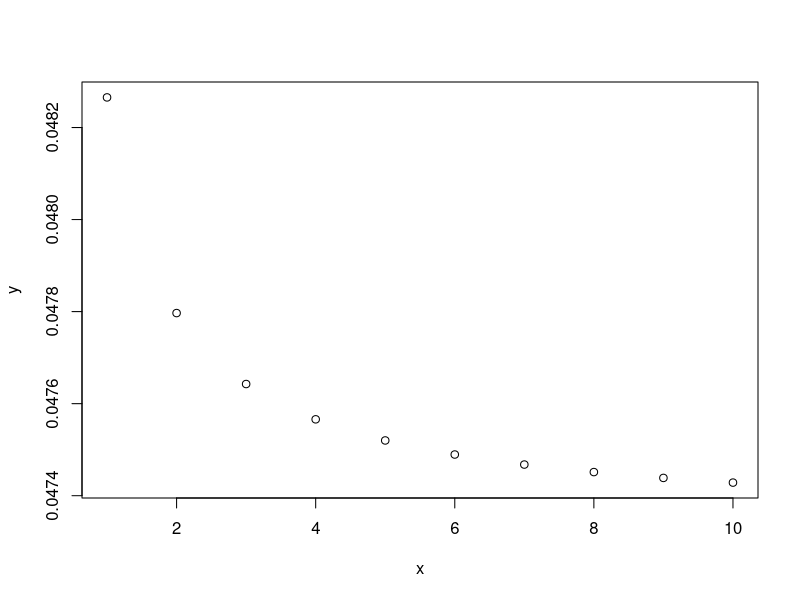
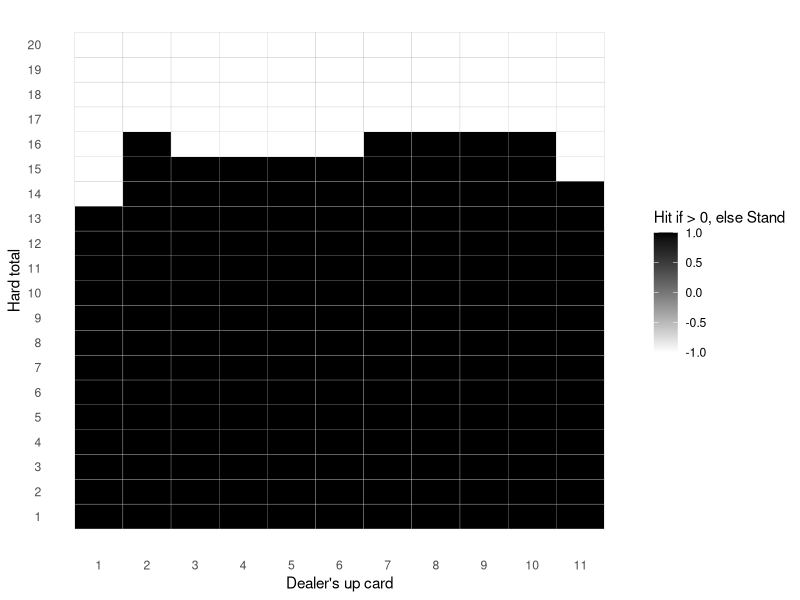

Source code (R) for these figures, in order:
## ---- chunk 1
knitr::opts_chunk$set(echo = TRUE)
## ---- chunk 2
x = 1:10
y = (choose(4*x, 1) * choose(16*x, 1)) / choose(52*x, 2)

plot(x, y)
## ---- chunk 3
# Current face up card of the dealer. Additionally, we assume the dealer has already checked for blackjack on the hole card
dealer_up_card = 10

# The expected sum of the dealer's cards for which to calculate the probability
target_dealer_value = 19

# Total number of decks in the game
# Assumption: The current face up cards (both dealer's and players') currently do neither affect the available cards, nor the probability for each card, that we assume as stated before, 16/52 for each ten-valued card, 4/52 for each non-ten-valued card
num_decks = 1

# If true, the dealer stands if it has a soft 17
soft_stands = FALSE
## ---- chunk 4
# This function computes all possible ordered card extractions that give the expected value
# Note that cards are ordered by their value, so here we're missing possible permutations
# Additionally, no constraints are checked, like available cards, blackjack, dealer stand
find_combinations <- function(values, target) {
  find_recursive <- function(subset, remaining_values, target) {
    # If we reached the target, end the branch here
    if (sum(subset) == target) {
      return(list(subset))
    }
    # If we're above the target, the entire branch is not valid
    if (sum(subset) > target) {
      return(list())
    }
    
    solutions = list()
    
    # Loop for each remaining value
    for (i in seq_along(remaining_values)) {
      new_subset = c(subset, remaining_values[i])
      # Try a branch with this value
      solutions = c(solutions, find_recursive(new_subset, remaining_values[i:length(remaining_values)], target))
    }
    
    return(solutions)
  }
  
  return(find_recursive(c(), values, target))
}

# Helper function that, given some extraction paths (branches) and the amount of each card, returns only the paths that do not exceed the available amount for each card 
remove_paths_exceeding_cards <- function(paths, available_cards) {
  return(Filter(function(path) {
      used_cards = c(rep(0, length(available_cards)))
      
      for(i in path){
          # Ace and 1 are the same card
          index = ifelse(i == 11, 1, i)
          
          used_cards[[index]] = used_cards[[index]] + 1
          
          # If the current card has been used more than the max number of times it is available, then the path is not valid
          if(used_cards[[index]] > available_cards[[index]]){
            return(FALSE)
          }
      }
      
      return(TRUE)
    }, paths))
}
## ---- chunk 5
# First, calculate all possible combinations that give a certain target
possible_cards = 1:11
paths = find_combinations(possible_cards, target_dealer_value - dealer_up_card)


# Then, depending on the number of decks, filter out combinations that exceed the maximum number of each card

# For each deck, we have 4 cards from 1 to 9, and 16 ten-valued cards. Ace counts as value one
available_cards = c(rep(4, 9), 16)* num_decks

valid_paths = remove_paths_exceeding_cards(paths, available_cards)
## ---- chunk 6
# Given a path, returns the corresponding probability for it to occur
calculate_path_probability <- function(path){
  prob = 1
  for(card in path){
    # We said that for any 10-valued card we have a 16/52 probability
    if(card == 10){
      prob = prob * (16/52)
    }
    # And a 4/52 probability for any non-10-valued card
    else{
      prob = prob * (4 / 52)
    }
  }
    
  return(prob)
}

# Given a path, returns the total numbers of its anagrams (without repetition)
count_path_anagrams <- function(path){
  element_occurrences = as.vector(table(path))
  
  return(factorial(length(path)) / prod(factorial(element_occurrences)))
}
## ---- chunk 7
calc_probability_exact_dealer_score <- function(dealer_up_card, target_dealer_value, num_decks, cache){
  # Note: the dealer always hits on 17, no matter soft 17
  cache_key = paste(dealer_up_card, target_dealer_value, num_decks, sep = "_")
  if(exists(cache_key, envir = cache)){
    return(get(cache_key, envir = cache))
  }
  
  # If the dealer already has an higher value then the up card, he will surely make a higher score
  if(target_dealer_value < dealer_up_card){
    assign(cache_key, 0, envir = cache)
    return(0)
  }
  
  # Instead, if the dealer already has the up card as the target value,
  # the probability is 1 since he just does not need to pick any card
  if(target_dealer_value == dealer_up_card){
    assign(cache_key, 1, envir = cache)
    return(1)
  }
  
  # For target values < 17, we do not need to consider the rule of standing when scoring 17 or above
  if(target_dealer_value < 17){
    # Calculate all possible combinations for the target value
    # We remove the possibility to an ace to be considered 1. We'll calculate it later
    possible_cards = 2:11
    paths = find_combinations(possible_cards, target_dealer_value - dealer_up_card)
    
    # Then, filter out combinations that exceed the available cards
    available_cards = c(rep(4, 9), 16)* num_decks
    valid_paths = remove_paths_exceeding_cards(paths, available_cards)
    
    total_probability = 0
    
    for(path in valid_paths){
      path_probability = calculate_path_probability(path)
      
      path_anagrams_count = count_path_anagrams(path)
      
      # We should prevent blackjacks
      path_anagrams_not_blackjack_count = path_anagrams_count
      if(dealer_up_card == 10 && any(path %in% c(1, 11))){
        first_occ <- which(path %in% c(1, 11))[1]
        
        path_anagrams_not_blackjack_count = path_anagrams_not_blackjack_count - count_path_anagrams(path[-first_occ])
      }
      if(any(dealer_up_card %in% c(1, 11)) && any(path %in% 10)){
        first_occ <- which(path %in% c(10))[1]
        
        path_anagrams_not_blackjack_count = path_anagrams_not_blackjack_count - count_path_anagrams(path[-first_occ])
      }
      
      # print(cat("Given up card ", dealer_up_card, " and target ", target_dealer_value, "and path ", toString(path)," anagram counts are ", path_anagrams_not_blackjack_count))
      
      total_probability = total_probability + path_probability * path_anagrams_not_blackjack_count
    }
    
    # Now we count the probability of an ace (to be picked as the last card) to be counted as one
    # This is only possible if the ace would make the dealer reach a score higher than 21
    
    # TODO: Qui credo che salti delle possibilità
    if((target_dealer_value - 1 + 11) > 21){
      probability_minus_one = calc_probability_exact_dealer_score(dealer_up_card, target_dealer_value - 1, num_decks, cache)
      
      # print(cat("For target value ", target_dealer_value, " we could also have a 1-ace with following prob for -1: ", probability_minus_one))
      
      total_probability = total_probability + probability_minus_one * 4 / 52
    }
  
    assign(cache_key, total_probability, envir = cache)
    return(total_probability)
  }
  else{
    # If instead we hit 17 or above, we need to split the computation:
    # The dealer should reach a score lower than 16, and then hit a single card without busting
    safe_scores = Filter(function(score){
      return(score > 0 && score < 17)
    }, target_dealer_value - 1:11)
    total_probability = 0
    
    for(score in safe_scores){
        card_difference = target_dealer_value - score
        
        # We also need to ignore the blackjack combination
        is_blackjack = (dealer_up_card == 10 && dealer_up_card == score && card_difference == 11) ||
          (dealer_up_card %in% c(1, 11) && dealer_up_card == score && card_difference == 10)
        
        if(!is_blackjack){
          # print(cat("For standing at ", target_dealer_value, " we can reach ", score, " and then pick ", card_difference))
          
          card_probability = if(card_difference == 10) {16/52} else {4/52}
          
          # Here we calculate the probability of obtaining a certain score
          intermediate_score_prob = calc_probability_exact_dealer_score(dealer_up_card, score, num_decks, cache)
          # print(cat("The above has probability ", intermediate_score_prob, " * card_probability"))
          
          
          total_probability = total_probability + intermediate_score_prob * card_probability
        }
        
    }
    
    assign(cache_key, total_probability, envir = cache)
    return(total_probability)
  }
}
## ---- chunk 8
# Sum of current cards o the player
player_score = 18
## ---- chunk 9
calc_probability_player_busting <- function(player_score){
  busting_probability = 0

  # Note that if we pick an ace, we only consider it as a 1
  for(i in 1:10){
    if(player_score + i > 21){
      # We busted with a card i-valued
      # We use the infinite deck theorem to calculate the probability of this i-valued card
      if(i == 10){
        busting_probability = busting_probability + 16/52
      }
      else{
        busting_probability = busting_probability + 4/52
      }
    }
  }
  
  return(busting_probability)
}

busting_probability = calc_probability_player_busting(player_score)
## ---- chunk 10
calc_probability_lose_after_standing <- function(player_score, dealer_up_card, num_decks, cache){
  prob = 0
  
  for(i in (player_score + 1):21){
    if(i >= 17){
      prob = prob + calc_probability_exact_dealer_score(dealer_up_card, i, num_decks, cache)
    }
  }
  
  return(prob)
}

prob_lose_after_standing = calc_probability_lose_after_standing(player_score, dealer_up_card, num_decks, new.env())
prob_lose_after_standing
## ---- chunk 11
calc_probability_tie_after_standing <- function(player_score, dealer_up_card, num_decks, cache){
  if(player_score < 17){
    return(0)
  }
  
  prob = calc_probability_exact_dealer_score(dealer_up_card, player_score, num_decks, cache)
  
  return(prob)
}

prob_tie_after_standing = calc_probability_tie_after_standing(player_score, dealer_up_card, num_decks, new.env())
prob_tie_after_standing
## ---- chunk 12
prob_win_after_standind = 1 - prob_lose_after_standing - prob_tie_after_standing
prob_win_after_standind
## ---- chunk 13
prob_lose_after_hit = calc_probability_player_busting(player_score)
prob_lose_after_hit
## ---- chunk 14
# We can safely ignore a score of 21 for the player
possible_player_scores = 1:20

possible_dealer_face_up_card = 1:11 # 7:11 works on single core

num_decks = 1
soft_stands = FALSE
## ---- chunk 15
cache = new.env()
decision_matrix = sapply(possible_dealer_face_up_card, function(dealer_up_card){
  return(sapply(possible_player_scores, function(player_score){
    prob_lose_after_standing = calc_probability_lose_after_standing(player_score, dealer_up_card, num_decks, cache)
  
    prob_lose_after_hit = calc_probability_player_busting(player_score)
    
    return(prob_lose_after_standing - prob_lose_after_hit)
    
    if(prob_lose_after_standing < prob_lose_after_hit){
      return("S")
    }
    else{
      return("H")
    }
  }))
})

decision_matrix
## ---- chunk 16
if (!require(ggplot2)) {
  install.packages("ggplot2")
}
if (!require(reshape2)) {
  install.packages("reshape2")
}
library(ggplot2)
library(reshape2)

df <- melt(sign(decision_matrix))
colnames(df) <- c("Y", "X", "Value")

# 
ggplot(df, aes(x = X, y = Y, fill = Value)) +
  geom_tile(color = "grey") +                       # Crea le celle con bordi bianchi
  scale_fill_gradientn(colors = c("white", "black"), # Scala colore da nero a bianco
                       values = c(0, 1),             # Mappa 0 (nero) e valori positivi (bianco)
                       limits = c(-1, 1)) +          # Imposta i limiti della scala dei colori
  #scale_y_reverse() +                                # Inverte l'asse Y per un aspetto simile a una matrice
  scale_x_continuous(breaks = 1:ncol(decision_matrix), labels = possible_dealer_face_up_card) +  # Mostra tutte le colonne
  scale_y_continuous(breaks = 1:nrow(decision_matrix), labels = possible_player_scores) +  # Mostra tutte le righe
  theme_minimal() +
  labs(x = "Dealer's up card", y = "Hard total", fill = "Hit if > 0, else Stand") + # Aggiunge etichette
  theme(panel.grid = element_blank())                # Rimuove la griglia di sfondo
